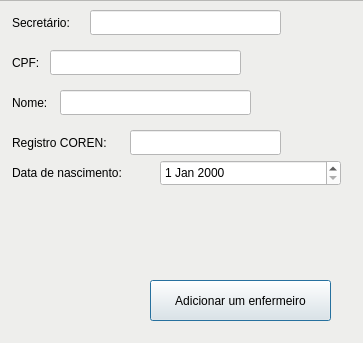
<?xml version="1.0" encoding="UTF-8"?>
<ui version="4.0">
 <class>MainWindow</class>
 <widget class="QMainWindow" name="MainWindow">
  <property name="geometry">
   <rect>
    <x>0</x>
    <y>0</y>
    <width>363</width>
    <height>343</height>
   </rect>
  </property>
  <property name="windowTitle">
   <string>Adicionar Enfermeiro</string>
  </property>
  <widget class="QWidget" name="centralwidget">
   <widget class="QFrame" name="frame">
    <property name="geometry">
     <rect>
      <x>-20</x>
      <y>0</y>
      <width>601</width>
      <height>601</height>
     </rect>
    </property>
    <property name="styleSheet">
     <string notr="true">background-color: rgb(238, 238, 236);</string>
    </property>
    <property name="frameShape">
     <enum>QFrame::StyledPanel</enum>
    </property>
    <property name="frameShadow">
     <enum>QFrame::Raised</enum>
    </property>
    <widget class="QLineEdit" name="lineEdit">
     <property name="geometry">
      <rect>
       <x>30</x>
       <y>50</y>
       <width>131</width>
       <height>25</height>
      </rect>
     </property>
     <property name="text">
      <string>CPF:</string>
     </property>
     <property name="frame">
      <bool>false</bool>
     </property>
     <property name="readOnly">
      <bool>true</bool>
     </property>
    </widget>
    <widget class="QLineEdit" name="lineEdit_2">
     <property name="geometry">
      <rect>
       <x>30</x>
       <y>90</y>
       <width>51</width>
       <height>25</height>
      </rect>
     </property>
     <property name="text">
      <string>Nome:</string>
     </property>
     <property name="frame">
      <bool>false</bool>
     </property>
     <property name="readOnly">
      <bool>true</bool>
     </property>
    </widget>
    <widget class="QLineEdit" name="lineEdit_3">
     <property name="geometry">
      <rect>
       <x>70</x>
       <y>50</y>
       <width>191</width>
       <height>25</height>
      </rect>
     </property>
     <property name="styleSheet">
      <string notr="true">background-color: rgb(255, 255, 255);</string>
     </property>
    </widget>
    <widget class="QLineEdit" name="lineEdit_4">
     <property name="geometry">
      <rect>
       <x>80</x>
       <y>90</y>
       <width>191</width>
       <height>25</height>
      </rect>
     </property>
     <property name="styleSheet">
      <string notr="true">background-color: rgb(255, 255, 255);</string>
     </property>
    </widget>
    <widget class="QLineEdit" name="lineEdit_5">
     <property name="geometry">
      <rect>
       <x>30</x>
       <y>160</y>
       <width>141</width>
       <height>25</height>
      </rect>
     </property>
     <property name="text">
      <string>Data de nascimento:</string>
     </property>
     <property name="frame">
      <bool>false</bool>
     </property>
     <property name="readOnly">
      <bool>true</bool>
     </property>
    </widget>
    <widget class="QPushButton" name="pushButton">
     <property name="geometry">
      <rect>
       <x>170</x>
       <y>280</y>
       <width>181</width>
       <height>41</height>
      </rect>
     </property>
     <property name="text">
      <string>Adicionar um enfermeiro</string>
     </property>
     <property name="default">
      <bool>true</bool>
     </property>
    </widget>
    <widget class="QLineEdit" name="lineEdit_9">
     <property name="geometry">
      <rect>
       <x>30</x>
       <y>10</y>
       <width>81</width>
       <height>25</height>
      </rect>
     </property>
     <property name="text">
      <string>Secretário:</string>
     </property>
     <property name="frame">
      <bool>false</bool>
     </property>
     <property name="readOnly">
      <bool>true</bool>
     </property>
    </widget>
    <widget class="QLineEdit" name="lineEdit_10">
     <property name="geometry">
      <rect>
       <x>110</x>
       <y>10</y>
       <width>191</width>
       <height>25</height>
      </rect>
     </property>
     <property name="styleSheet">
      <string notr="true">background-color: rgb(255, 255, 255);</string>
     </property>
    </widget>
    <widget class="QLineEdit" name="lineEdit_13">
     <property name="geometry">
      <rect>
       <x>30</x>
       <y>130</y>
       <width>131</width>
       <height>25</height>
      </rect>
     </property>
     <property name="text">
      <string>Registro COREN:</string>
     </property>
     <property name="frame">
      <bool>false</bool>
     </property>
     <property name="readOnly">
      <bool>true</bool>
     </property>
    </widget>
    <widget class="QLineEdit" name="lineEdit_14">
     <property name="geometry">
      <rect>
       <x>150</x>
       <y>130</y>
       <width>151</width>
       <height>25</height>
      </rect>
     </property>
     <property name="styleSheet">
      <string notr="true">background-color: rgb(255, 255, 255);</string>
     </property>
    </widget>
    <widget class="QDateEdit" name="dateEdit">
     <property name="geometry">
      <rect>
       <x>180</x>
       <y>160</y>
       <width>181</width>
       <height>26</height>
      </rect>
     </property>
     <property name="styleSheet">
      <string notr="true">background-color: rgb(255, 255, 255);</string>
     </property>
    </widget>
   </widget>
  </widget>
 </widget>
 <resources/>
 <connections/>
</ui>
